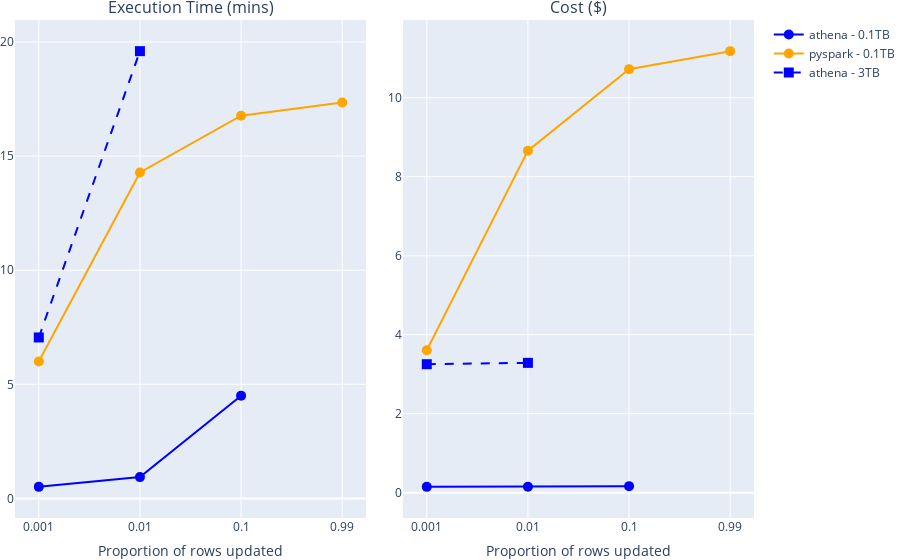

This figure's notebook cell:
### Markdown cell above
### SCD2 Comparison

### Code cell
scale_100 = read_output(output_file="output/output_100_scale.json")
scale_3000 = read_output(output_file="output/output_3000_scale.json")

df_athena_100 = scale_100.loc[(scale_100["use_case"]=="scd2_complex") & (scale_100["compute"]=="athena_iceberg")]
df_pyspark_100 = scale_100.loc[(scale_100["use_case"]=="scd2_complex") & (scale_100["compute"]=="glue_iceberg")]
df_athena_3000 = scale_3000.loc[(scale_3000["use_case"]=="scd2_complex") & (scale_3000["compute"]=="athena_iceberg")]

fig = make_subplots(rows=1, cols=2, 
                    subplot_titles=["Execution Time (mins)", "Cost ($)"],
                    horizontal_spacing = 0.05)
fig.add_trace(go.Scatter(x=df_athena_100["proportion"], 
                         y=df_athena_100["execution_time_min"], 
                         name="athena - 0.1TB", 
                         marker={"color": "blue", "size":10}),
              row=1, col=1)
fig.add_trace(go.Scatter(x=df_athena_100["proportion"], 
                         y=df_athena_100["cost"], 
                         marker={"color": "blue", "size":10},
                         showlegend=False),
              row=1,col=2)
fig.add_trace(go.Scatter(x=df_pyspark_100["proportion"], 
                         y=df_pyspark_100["execution_time_min"],
                         name="pyspark - 0.1TB", 
                         marker={"color": "orange", "size":10}),
              row=1, col=1)
fig.add_trace(go.Scatter(x=df_pyspark_100["proportion"], 
                         y=df_pyspark_100["cost"],
                         marker={"color": "orange", "size":10},
                         showlegend=False),
              row=1,col=2)
fig.add_trace(go.Scatter(x=df_athena_3000["proportion"], 
                         y=df_athena_3000["execution_time_min"], 
                         name="athena - 3TB", 
                         marker={"color": "blue", "symbol":"square", "size":10},
                         line={'dash':'dash'}),
              row=1, col=1)
fig.add_trace(go.Scatter(x=df_athena_3000["proportion"], 
                         y=df_athena_3000["cost"],
                         marker={"color": "blue", "symbol":"square", "size":10},
                         showlegend=False,
                         line={'dash':'dash'}),
              row=1,col=2)
fig.update_xaxes(title_text="Proportion of rows updated")
fig.update_layout(margin=dict(l=0, r=0, t=20, b=1))

### Figure 1 — Plotly figure (JSON) as saved in the notebook; plotly's stock layout.template omitted (floating-point values rounded to 4 significant figures)
{"data": [{"marker": {"color": "blue", "size": 10}, "name": "athena - 0.1TB", "type": "scatter", "x": ["0.001", "0.01", "0.1"], "xaxis": "x", "y": [0.5074, 0.9347, 4.503], "yaxis": "y"}, {"marker": {"color": "blue", "size": 10}, "showlegend": false, "type": "scatter", "x": ["0.001", "0.01", "0.1"], "xaxis": "x2", "y": [0.1462, 0.1479, 0.1638], "yaxis": "y2"}, {"marker": {"color": "orange", "size": 10}, "name": "pyspark - 0.1TB", "type": "scatter", "x": ["0.001", "0.01", "0.1", "0.99"], "xaxis": "x", "y": [6, 14.28, 16.77, 17.35], "yaxis": "y"}, {"marker": {"color": "orange", "size": 10}, "showlegend": false, "type": "scatter", "x": ["0.001", "0.01", "0.1", "0.99"], "xaxis": "x2", "y": [3.604, 8.66, 10.72, 11.18], "yaxis": "y2"}, {"line": {"dash": "dash"}, "marker": {"color": "blue", "size": 10, "symbol": "square"}, "name": "athena - 3TB", "type": "scatter", "x": ["0.001", "0.01"], "xaxis": "x", "y": [7.053, 19.6], "yaxis": "y"}, {"line": {"dash": "dash"}, "marker": {"color": "blue", "size": 10, "symbol": "square"}, "showlegend": false, "type": "scatter", "x": ["0.001", "0.01"], "xaxis": "x2", "y": [3.252, 3.287], "yaxis": "y2"}], "layout": {"annotations": [{"font": {"size": 16}, "showarrow": false, "text": "Execution Time (mins)", "x": 0.2375, "xanchor": "center", "xref": "paper", "y": 1, "yanchor": "bottom", "yref": "paper"}, {"font": {"size": 16}, "showarrow": false, "text": "Cost ($)", "x": 0.7625, "xanchor": "center", "xref": "paper", "y": 1, "yanchor": "bottom", "yref": "paper"}], "margin": {"b": 1, "l": 0, "r": 0, "t": 20}, "xaxis": {"anchor": "y", "domain": [0, 0.475], "title": {"text": "Proportion of rows updated"}}, "xaxis2": {"anchor": "y2", "domain": [0.525, 1], "title": {"text": "Proportion of rows updated"}}, "yaxis": {"anchor": "x", "domain": [0, 1]}, "yaxis2": {"anchor": "x2", "domain": [0, 1]}}}
